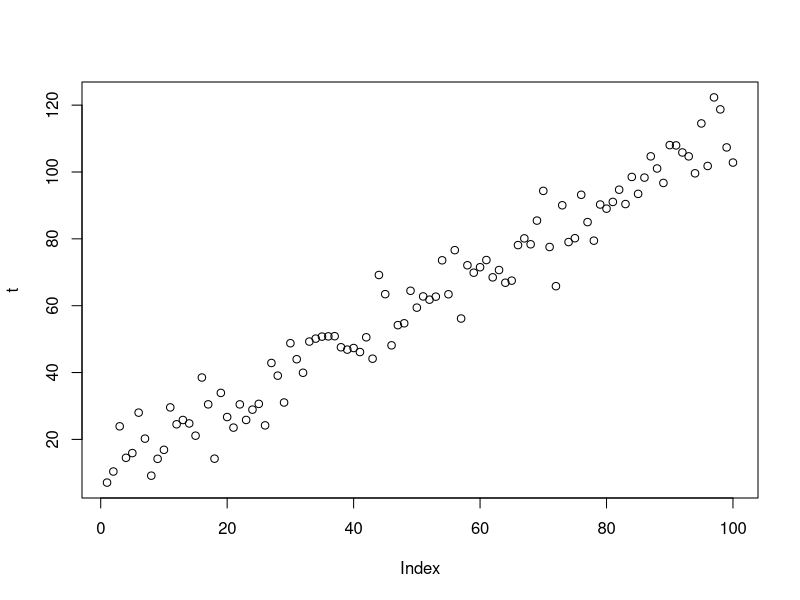
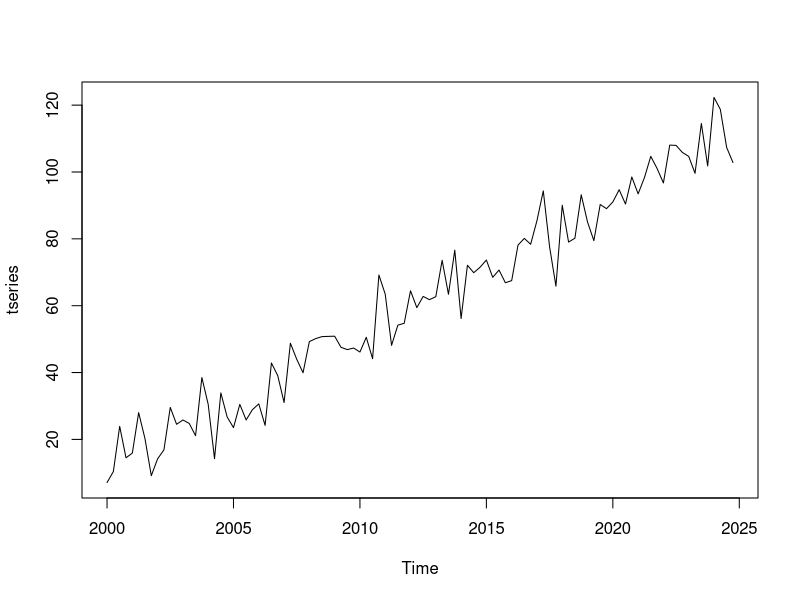
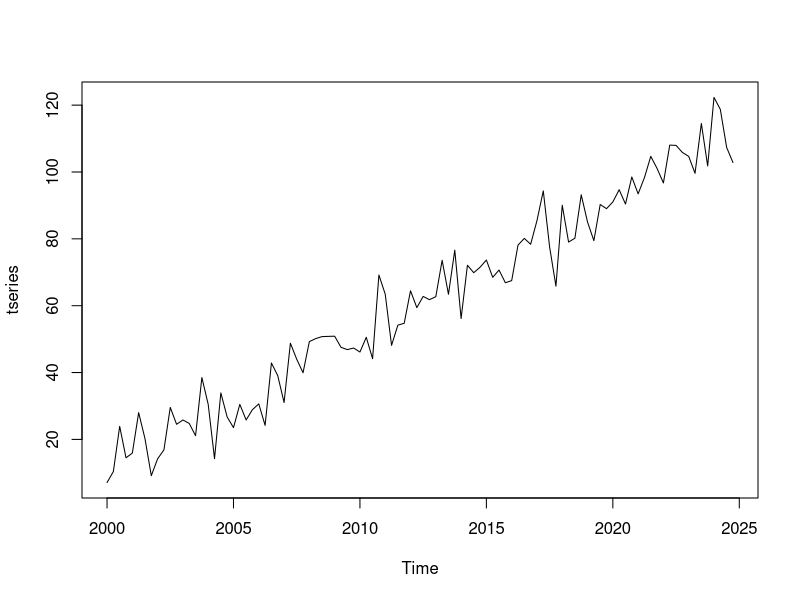
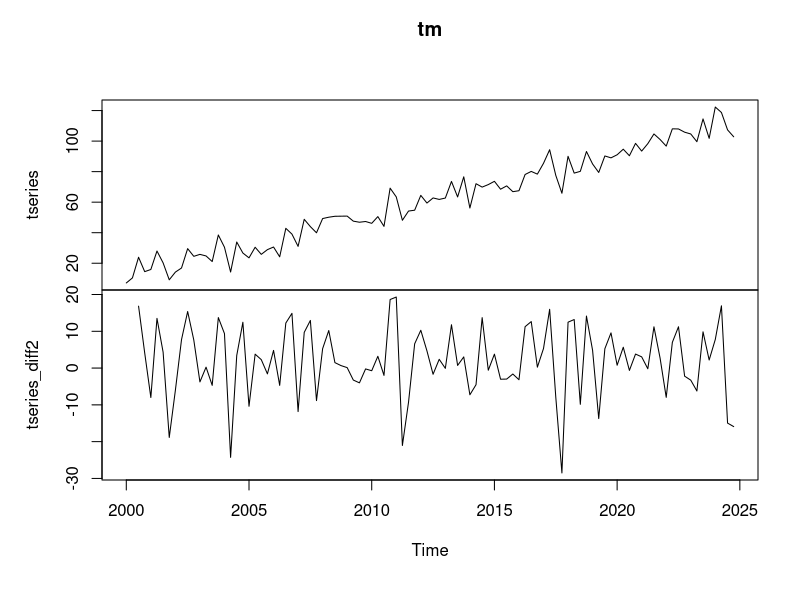
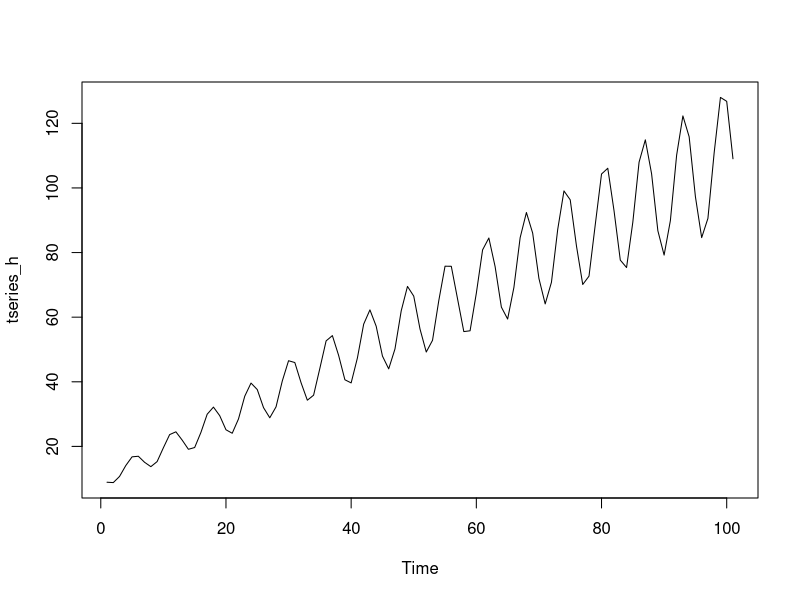
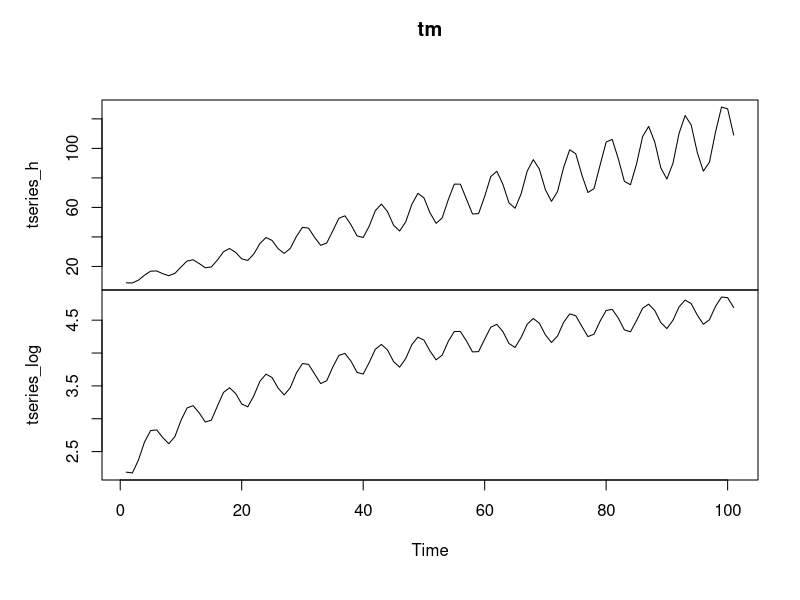
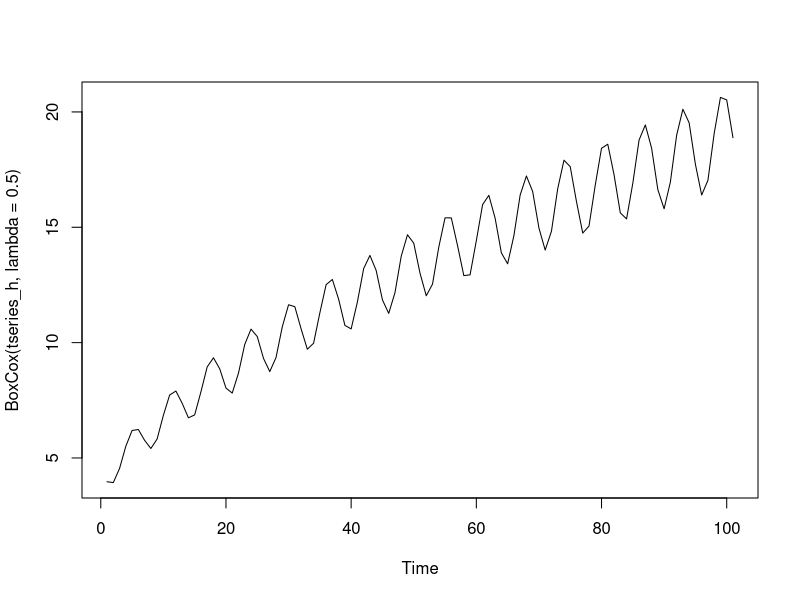
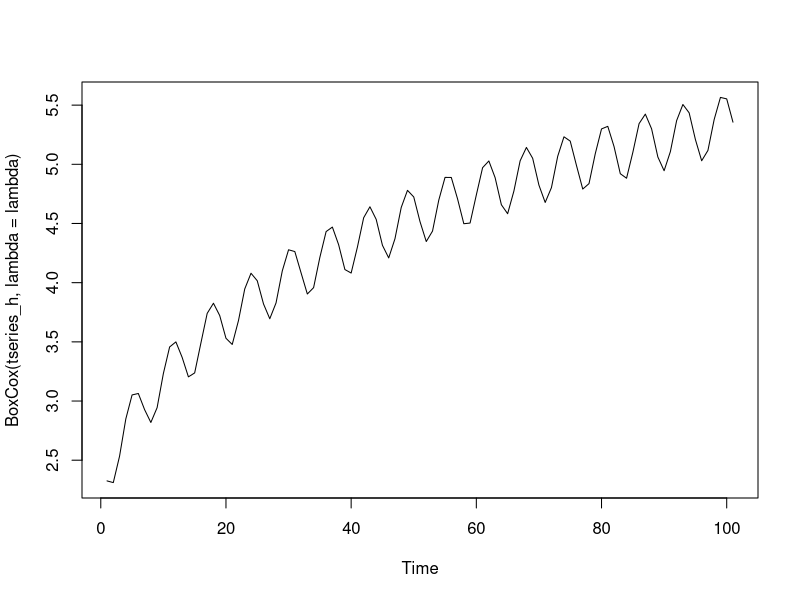

These charts were generated, in order, by the following R code:
#timeseries tutorial https://datascienceplus.com/time-series-analysis-in-r-part-1-the-time-series-object/
set.seed(123)
t <- seq(from = 1, to = 100, by= 1)+10 + rnorm(100,sd = 7)
plot(t)
args(ts)
#converted to ts format with start as 2000 and quarterly.
tseries <- ts(t,start = c(2000,1),frequency = 4)
print(tseries)
View(tseries)
print(tseries)
plot(tseries)
plot.ts(tseries)
#window command pulls required timeframe 
tseries_sub <- window(tseries,start=c(2000,1),end= c(2012,4))
print(tseries_sub)
#start, end , frequency commands

tseries_lag3 <- lag(tseries, 3)
head(cbind(tseries, tseries_lag3))
#-1 lag will be a lead by 1 offset.
tseries_diff1 <- diff(tseries,lag = 1)

tseries_diff2 <- diff(tseries, lag = 2)
tm <- cbind(tseries, tseries_diff2)
head(tm)
plot(tm)

#using log function
trend <- ts(seq(from = 10, to = 110))
cycle <- ts(sin(trend)) * 0.2 * trend
tseries_h <- trend + cycle
plot.ts(tseries_h)
#variance is called heteroskedasticity and can cause problems in linear regression
#taking log corrects variance
tseries_log <- log(tseries_h)
tm <-cbind(tseries_h, tseries_log)
plot.ts(tm)
#There are other more advanced ways of eliminating non-constant variance,
#one of which is the Box-Cox transformation, which allows us a bit more
#control over the transformation. 
# f or ec package
install.packages('forecast')
library(forecast)
plot.ts(BoxCox(tseries_h, lambda = 0.5))
#Notice that this value of lambda here does not entirely take care of
#the heteroskedasticity problem. We can experiment with different values of lambda, or we can use the BoxCox.lambda() function,
#which will provide us an optimal value for parameter lambda:
lambda <- BoxCox.lambda(tseries_h)
print(lambda)
#plot with optimal lambda
plot.ts(BoxCox(tseries_h, lambda = lambda))
#above we have eliminated variance . it's constant now.
#Two of the functions that we have discussed so far, 
#the difference and the log, are often combined in time series analysis.
#The log difference function is useful for making non-stationary 
#data stationary and has some other useful properties. We can calculate
#the log difference in R by simply combining the log() and diff() functions.
tseries_dlog <- ts(diff(log(tseries)), start = c(2000, 1), frequency = 4)
plot.ts(cbind(tseries, tseries_dlog))
#t series has become stationary